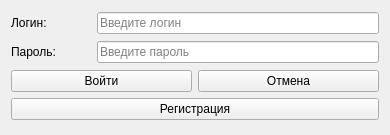
<?xml version="1.0" encoding="UTF-8"?>
<ui version="4.0">
 <class>Form</class>
 <widget class="QWidget" name="Form">
  <property name="geometry">
   <rect>
    <x>0</x>
    <y>0</y>
    <width>390</width>
    <height>135</height>
   </rect>
  </property>
  <property name="sizePolicy">
   <sizepolicy hsizetype="Preferred" vsizetype="Preferred">
    <horstretch>0</horstretch>
    <verstretch>0</verstretch>
   </sizepolicy>
  </property>
  <property name="minimumSize">
   <size>
    <width>200</width>
    <height>135</height>
   </size>
  </property>
  <property name="maximumSize">
   <size>
    <width>500</width>
    <height>135</height>
   </size>
  </property>
  <property name="windowTitle">
   <string>Form</string>
  </property>
  <layout class="QVBoxLayout" name="verticalLayout_2">
   <item>
    <layout class="QHBoxLayout" name="horizontalLayout">
     <item>
      <widget class="QLabel" name="labellogin">
       <property name="minimumSize">
        <size>
         <width>80</width>
         <height>20</height>
        </size>
       </property>
       <property name="text">
        <string>Логин:</string>
       </property>
      </widget>
     </item>
     <item>
      <widget class="QLineEdit" name="lineEditloginenter">
       <property name="placeholderText">
        <string>Введите логин</string>
       </property>
      </widget>
     </item>
    </layout>
   </item>
   <item>
    <layout class="QHBoxLayout" name="horizontalLayout_2">
     <item>
      <widget class="QLabel" name="labelpassenter">
       <property name="minimumSize">
        <size>
         <width>80</width>
         <height>20</height>
        </size>
       </property>
       <property name="text">
        <string>Пароль:</string>
       </property>
      </widget>
     </item>
     <item>
      <widget class="QLineEdit" name="labelpassword">
       <property name="echoMode">
        <enum>QLineEdit::EchoMode::Password</enum>
       </property>
       <property name="placeholderText">
        <string>Введите пароль</string>
       </property>
      </widget>
     </item>
    </layout>
   </item>
   <item>
    <layout class="QVBoxLayout" name="verticalLayout">
     <item>
      <layout class="QHBoxLayout" name="horizontalLayout_3">
       <item>
        <widget class="QPushButton" name="pushButtonlogin">
         <property name="text">
          <string>Войти</string>
         </property>
        </widget>
       </item>
       <item>
        <widget class="QPushButton" name="pushButtoncancel">
         <property name="text">
          <string>Отмена</string>
         </property>
        </widget>
       </item>
      </layout>
     </item>
     <item>
      <widget class="QPushButton" name="pushButtonreg">
       <property name="text">
        <string>Регистрация</string>
       </property>
      </widget>
     </item>
    </layout>
   </item>
  </layout>
 </widget>
 <resources/>
 <connections/>
</ui>
